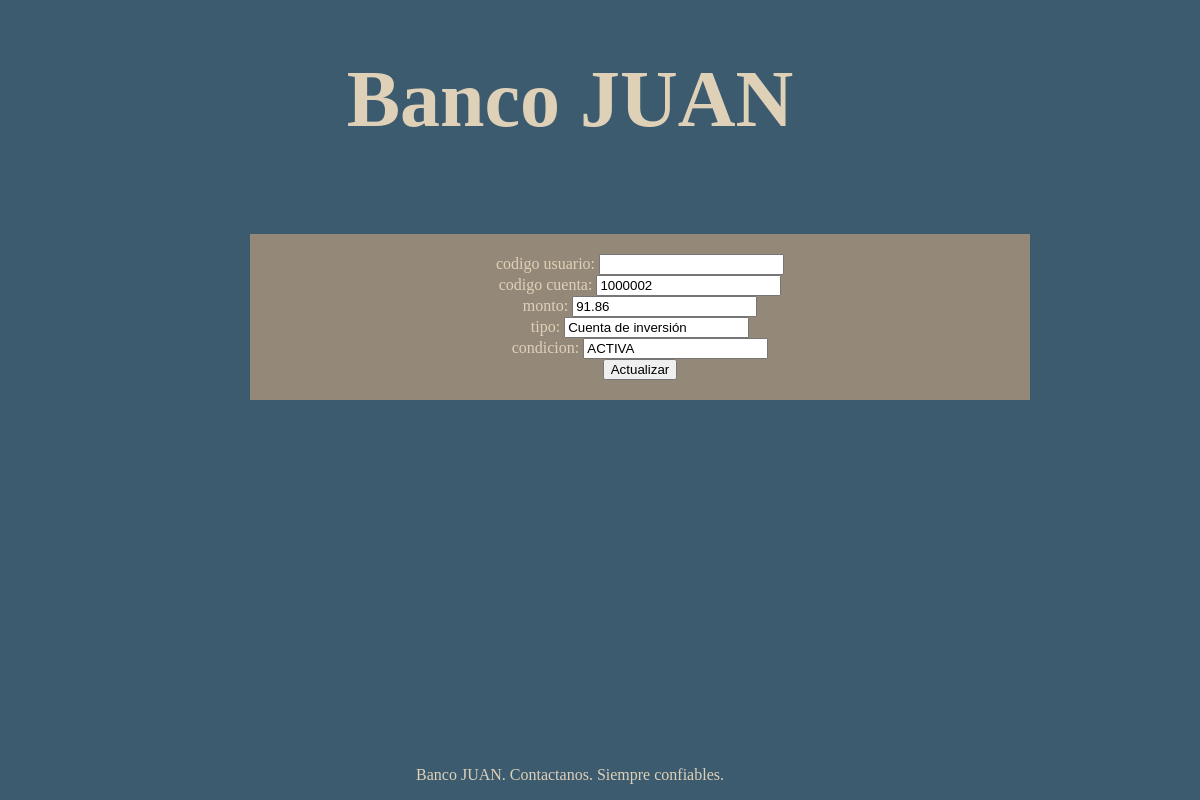
Screenshot of /ejercicio2/formActualizar.php?codcuenta=1000002 with the database file from the repository.
### tables this page shows
CREATE TABLE `cuenta` (
  `codcuenta` int(11) NOT NULL,
  `monto` decimal(10,2) DEFAULT NULL,
  `tipo` varchar(50) DEFAULT NULL,
  `condicion` varchar(50) DEFAULT NULL,
  `codUsuario` int(11) DEFAULT NULL
);

### ejercicio2/formActualizar.php (the view)
<?php include "header_estilo.inc.php";?>
<?php
    include("conexion.inc.php");
    $codcuenta = $_GET["codcuenta"];
    $codusuario=$_GET["codusuario"];
    $sql = "SELECT * FROM cuenta WHERE codcuenta='$codcuenta'";
    $datos=mysqli_query($conn, $sql);
    $fila=mysqli_fetch_array($datos);
?>
<div class="cajita">
<?php
    echo "<form method='GET' action='actualizar.php'>
                codigo usuario:
                <input type='text' name='codusuario' value='" . $codusuario . "' readonly/><br>
                codigo cuenta:
                <input type='number' name='codcuenta' value='" . $codcuenta . "' readonly/><br>
                monto:
                <input type='number' name='monto' step='0.01' value='" . $fila['monto'] . "'/><br>
                tipo:
                <input type='text' name='tipo' value='" . $fila['tipo'] . "' readonly/><br>
                condicion:
                <input type='text' name='condicion' value='" . $fila['condicion'] . "' readonly/><br>
                <input type='submit' value='Actualizar'>
                </form>";
?>
</div>
<?php include "footer_estilo.inc.php";?>

### ejercicio2/styles.css (style rules this page uses)
body { margin: 0; background-color: #3C5B6F; color: #DFD0B8; height: auto; padding-bottom: 100px; }
.cajita { text-align: center; background-color: #948979; padding-top: 20px; padding-bottom: 20px; margin-left:250px; margin-top: 80px; width: 65%; }

### rows the page displays
cuenta: monto "91.86", tipo "Cuenta de inversión", condicion "ACTIVA"
